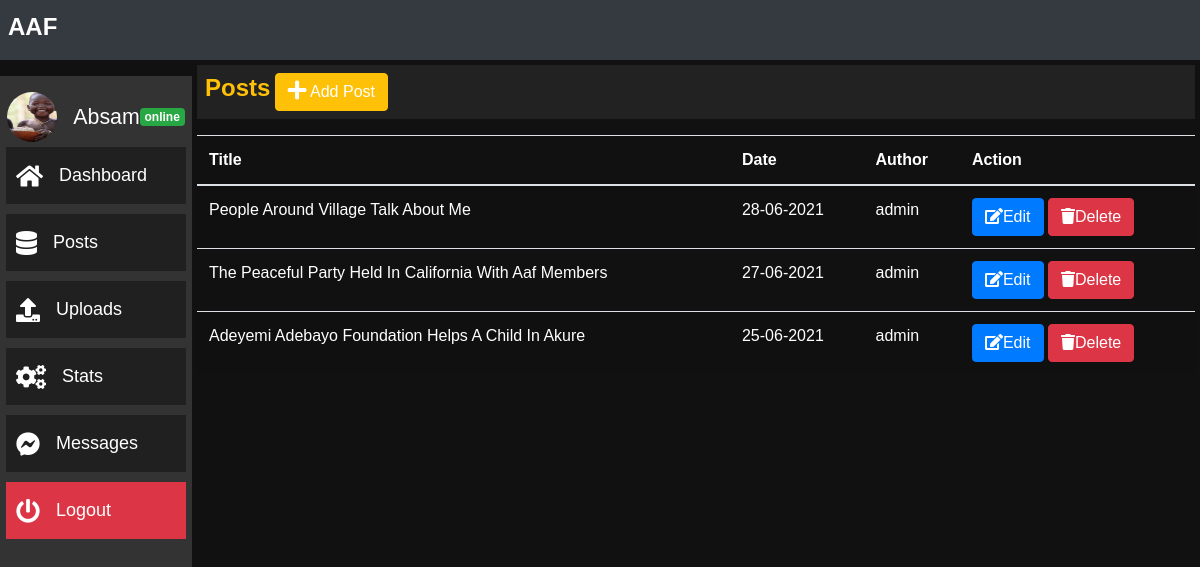
Screenshot of /admin/posts.php (signed in) with the database file from the repository.
### tables this page shows
CREATE TABLE `posts` (
  `id` int(11) NOT NULL,
  `title` text NOT NULL,
  `content` text NOT NULL,
  `author` varchar(50) NOT NULL,
  `date` varchar(10) NOT NULL,
  `postid` varchar(15) NOT NULL,
  `image_link` text NOT NULL,
  `video_link` text NOT NULL,
  `time` varchar(15) NOT NULL
);

### admin/posts.php (the view, shortened to what this page needs)
<?php
include "includes/config.php";
?>
<!DOCTYPE html>
<html lang="en-Us">
	<head>
		<link rel="stylesheet" type="text/css" href="/admin/css/stylesheet/all.css">
		<link rel="stylesheet" type="text/css" href="/admin/css/stylesheet/bootstrap.min.css">
		<link rel="stylesheet" type="text/css" href="/admin/css/stylesheet/style.css">
	</head>
	<body>
    <div class="container-fluid">
      <?php include "includes/header.php"; ?>
      <div class="main">
        <div class="p-2 top-bar">
          <h4 class="d-inline font-weight-bold text-warning">Posts</h4>
          <div class="d-inline ml-auto">
            <button type="button" class="btn btn-warning btn-rounded text-white" data-toggle="modal" data-target="#modal">
              <i class="fa fa-plus fa-lg"></i> Add Post
            </button>
          </div>
        </div>
        <div class="dfd mt-3">
          <div class="table">
          <table class="table text-white table-striped">
            <thead>
              <tr>
                <th>Title</th>
                <th>Date</th>
                <th>Author</th>
                <th>Action</th>
              </tr>
            </thead>
            <tbody>
              <?php
                $sql = "SELECT title, date, author FROM posts ORDER BY id DESC";
                if($result = mysqli_query($conn, $sql)){
                  if(mysqli_num_rows($result)){
                    while($row = mysqli_fetch_array($result)){
                      ?>
              <tr>
                <td class="text-capitalize"><?php echo $row["title"]; ?></td>
                <td><?php echo $row["date"]; ?></td>
                <td><?php echo $row["author"]; ?></td>
                <td>
                  <a href="" class="btn btn-primary">
                    <i class="fa fa-edit"></i>Edit
                  </a>
                  <a href="" class="btn btn-danger">
                    <i class="fa fa-trash"></i>Delete
                  </a>
                </td>
              </tr>
                      <?php
                    }
                  }
                }
              ?>
            </tbody>
          </table>
          </div>
        </div>
      </div>
    </div>
	</body>
</html>

### admin/css/stylesheet/all.css (style rules this page uses)
.fa, .fas, .far, .fal, .fad, .fab { -moz-osx-font-smoothing: grayscale; -webkit-font-smoothing: antialiased; display: inline-block; font-style: normal; font-variant: normal; text-rendering: auto; line-height: 1; }
.fa-lg { font-size: 1.33333em; line-height: 0.75em; vertical-align: -.0667em; }
.fa-edit:before { content: "\f044"; }
.fa-plus:before { content: "\f067"; }
.fa-trash:before { content: "\f1f8"; }

### admin/css/stylesheet/style.css (style rules this page uses)
body { font-family: Verdana, Geneva, Tahoma, sans-serif; }
a { text-decoration: none !important; }
h1,h2,h3,h4,h5,h6 { margin-bottom: 5px; }
.container-fluid { padding: 0px; }
.main { display: inline-block; width: 74%; margin-left: 26%; padding: 5px; }

### admin/posts.php (style rules this page uses)
body { background: #111; }
.main { margin-left: 16%; padding: 5px; width: 84%; }
.top-bar { padding: 5px; background: #222; widt }
.table { width: 100%; white-space: nowrap; overflow: auto; }

### rows the page displays
posts: title "People Around Village Talk About Me", date "28-06-2021", author "admin"
posts: title "The Peaceful Party Held In California With Aaf Members", date "27-06-2021", author "admin"
posts: title "Adeyemi Adebayo Foundation Helps A Child In Akure", date "25-06-2021", author "admin"
